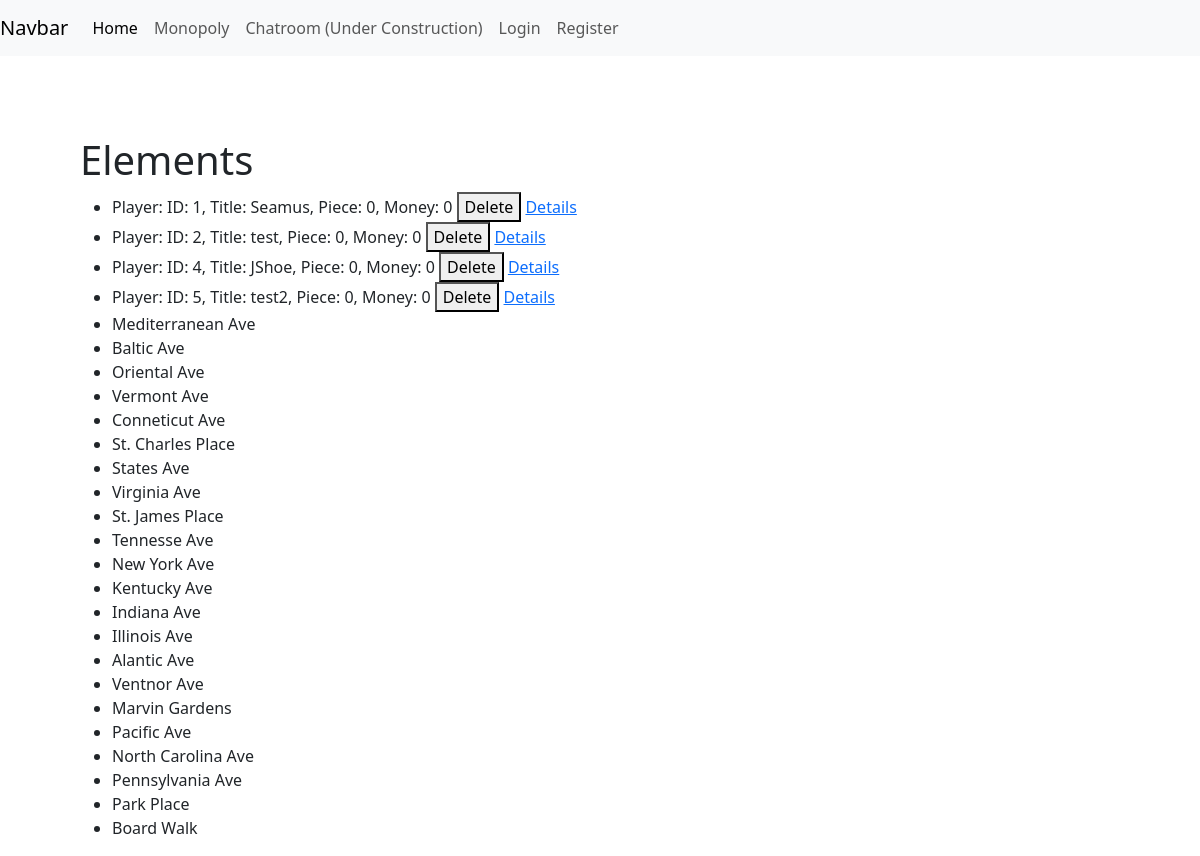
The page / on the database its author committed.
### models.py (models this page shows, shortened)
class Player(UserMixin, db.Model):
    __tablename__ = "players"
    id: Mapped[int] = mapped_column(primary_key=True)
    title: Mapped[str] = mapped_column(String(30))
    piece: Mapped[int] = mapped_column()
    position: Mapped[int] = mapped_column()
    money: Mapped[int] = mapped_column()
    password_hash: Mapped[Optional[str]] = mapped_column(String(256))
    properties = relationship(
        "Property",
        back_populates="owner",
        cascade="save-update"
    )
    def __str__(self):
        return f"Player: ID: {self.id}, Title: {self.title}, Piece: {self.piece}, Money: {self.money}"

class Property(db.Model):
    __tablename__ = "properties"
    id: Mapped[int] = mapped_column(primary_key=True)
    title: Mapped[str] = mapped_column(String(100))
    player_id: Mapped[Optional[int]] = mapped_column(
        ForeignKey('players.id', ondelete="SET NULL"),
        nullable=True,
        name="fk_property_user"
    )
    owner = relationship("Player", back_populates="properties")
    price: Mapped[int] = mapped_column()
    rent_no_set: Mapped[int] = mapped_column()
    rent_color_set: Mapped[int] = mapped_column()
    rent_1_house: Mapped[int] = mapped_column()
    rent_2_house: Mapped[int] = mapped_column()
    rent_3_house: Mapped[int] = mapped_column()
    rent_4_house: Mapped[int] = mapped_column()
    rent_hotel: Mapped[int] = mapped_column()
    building_cost: Mapped[int] = mapped_column()
    mortgage: Mapped[int] = mapped_column()
    unmortgage: Mapped[int] = mapped_column()
    color: Mapped[str] = mapped_column(String(20))

### routes/home/home_routes.py (the view)
    @app.route("/home")
    @app.route("/")
    def home():
        players = Player.query.all()
        properties = Property.query.all()
        return render_template('home.html', players=players, properties=properties)

### templates/home.html (shortened to what this page needs)
{% extends "base.html" %}
{% block content %}
<div class="box">
    <div>
        <h1>Elements</h1>
        <ul>
            {% for player in players %}
            <li>
                {{player}}
                <button onclick="deletePerson({{player.id}})">Delete</button>
                <a href="{{url_for('details', id=player.id)}}">Details</a>
            </li>
            {% endfor %} {% for property in properties %}
            <li>{{property.title}}</li>
            {% endfor %}
        </ul>
            <link rel="stylesheet" href="{{url_for('static', filename='css/creation.css')}}"/>
{% endblock %}

### static/css/creation.css (style rules this page uses)
.box { display: flex; flex-wrap: wrap; margin: 5rem; gap: 5rem; }

### static/css/base.css (style rules this page uses)
body { height: 100%; width: 100%; margin: 0; }
html { height: 100%; width: 100%; margin: 0; }

### rows shown on the page
Player: id+title+piece "Player: ID: 1, Title: Seamus, Piece: 0, Money: 0"
Player: id+title+piece "Player: ID: 2, Title: test, Piece: 0, Money: 0"
Player: id+title+piece "Player: ID: 4, Title: JShoe, Piece: 0, Money: 0"
Player: id+title+piece "Player: ID: 5, Title: test2, Piece: 0, Money: 0"
Property: title "Mediterranean Ave"
Property: title "Baltic Ave"
Property: title "Oriental Ave"
Property: title "Vermont Ave"
Property: title "Conneticut Ave"
Property: title "St. Charles Place"
Property: title "States Ave"
Property: title "Virginia Ave"
Property: title "St. James Place"
Property: title "Tennesse Ave"
Property: title "New York Ave"
Property: title "Kentucky Ave"
Property: title "Indiana Ave"
Property: title "Illinois Ave"
Property: title "Alantic Ave"
Property: title "Ventnor Ave"
Property: title "Marvin Gardens"
Property: title "Pacific Ave"
Property: title "North Carolina Ave"
Property: title "Pennsylvania Ave"
Property: title "Park Place"
Property: title "Board Walk"
